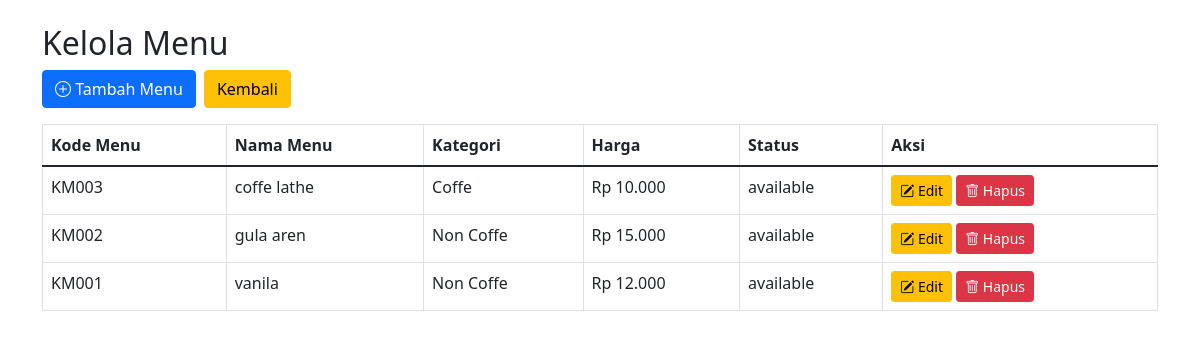
Before: /admin/manage_menu.php (signed in) with the older database file.
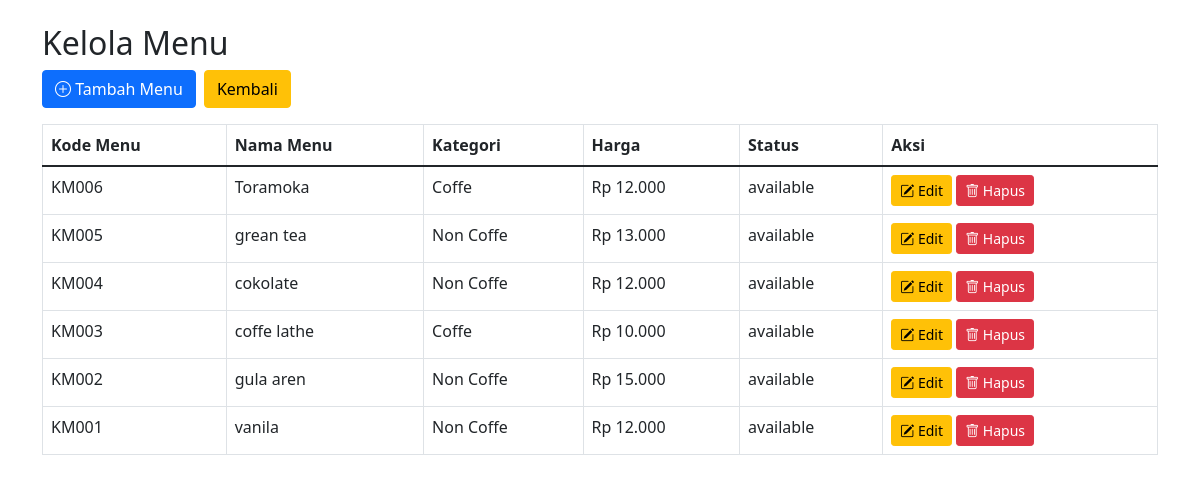
After: the same page with the newer database file.
### tables this page shows
CREATE TABLE `menu` (
  `kode_menu` varchar(20) NOT NULL,
  `nama_menu` varchar(100) NOT NULL,
  `kategori` enum('Coffe','Non Coffe') NOT NULL,
  `harga` int NOT NULL,
  `status` enum('available','unavailable','discontinued') DEFAULT 'available',
  `created_at` timestamp NULL DEFAULT CURRENT_TIMESTAMP,
  `stok` int NOT NULL DEFAULT '0'
);

### admin/menu.php (called while the page is built, shortened)
<?php
class Menu {
    private $conn;
    private $table_name = "menu";
    public function __construct($db) {
        $this->conn = $db;
    }
    public function read() {
        $query = "SELECT kode_menu, nama_menu, kategori, harga, status, created_at
                FROM " . $this->table_name . " ORDER BY created_at DESC";
        $stmt = $this->conn->prepare($query);
        $stmt->execute();
        return $stmt;
    }
}
?>

### admin/manage_menu.php (the view, shortened to what this page needs)
<?php
require_once __DIR__ . '/menu.php';
$database = new Database();
$db = $database->getConnection();
$menu = new Menu($db);
$stmt = $menu->read();
?>
<!DOCTYPE html>
<html lang="id">
<head>
    <link href="https://cdn.jsdelivr.net/npm/bootstrap@5.1.3/dist/css/bootstrap.min.css" rel="stylesheet">
    <link href="https://cdn.jsdelivr.net/npm/bootstrap-icons@1.10.5/font/bootstrap-icons.css" rel="stylesheet">
</head>
<body>
    <div class="container mt-4">
        <h2>Kelola Menu</h2>
        <div class="mb-3 d-flex gap-2">
            <a href="tambah_menu.php" class="btn btn-primary">
                <i class="bi bi-plus-circle"></i> Tambah Menu
            </a>
            <a href="dashboard.php" class="btn btn-warning">
                Kembali
            </a>
        </div>
        <table class="table table-bordered">
            <thead>
                <tr>
                    <th>Kode Menu</th>
                    <th>Nama Menu</th>
                    <th>Kategori</th>
                    <th>Harga</th>
                    <th>Status</th>
                    <th>Aksi</th>
                </tr>
            </thead>
            <tbody>
                <?php while ($row = $stmt->fetch(PDO::FETCH_ASSOC)): ?>
                    <tr>
                        <td><?= htmlspecialchars($row['kode_menu']); ?></td>
                        <td><?= htmlspecialchars($row['nama_menu']); ?></td>
                        <td><?= htmlspecialchars($row['kategori']); ?></td>
                        <td>Rp <?= number_format($row['harga'], 0, ',', '.'); ?></td>
                        <td><?= htmlspecialchars($row['status']); ?></td>
                        <td>
                            <a href="edit_menu.php?kode_menu=<?= $row['kode_menu']; ?>" class="btn btn-sm btn-warning">
                                <i class="bi bi-pencil-square"></i> Edit
                            </a>
                            <a href="delete_menu.php?kode_menu=<?= $row['kode_menu']; ?>" class="btn btn-sm btn-danger" onclick="return confirm('Apakah Anda yakin ingin menghapus menu ini?');">
                                <i class="bi bi-trash"></i> Hapus
                            </a>
                        </td>
                    </tr>
                <?php endwhile; ?>
            </tbody>
        </table>
    </div>
</body>
</html>

Changed rows visible on the page:
added menu: kode_menu "KM006", nama_menu "Toramoka", kategori "Coffe", harga "12.000", status "available"
added menu: kode_menu "KM005", nama_menu "grean tea", kategori "Non Coffe", harga "13.000", status "available"
added menu: kode_menu "KM004", nama_menu "cokolate", kategori "Non Coffe", harga "12.000", status "available"
